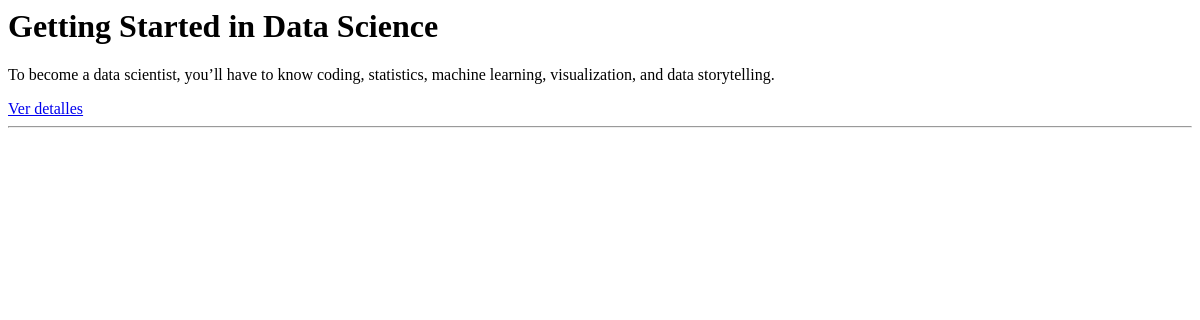
/posts/, run on an earlier commit of the app's database.
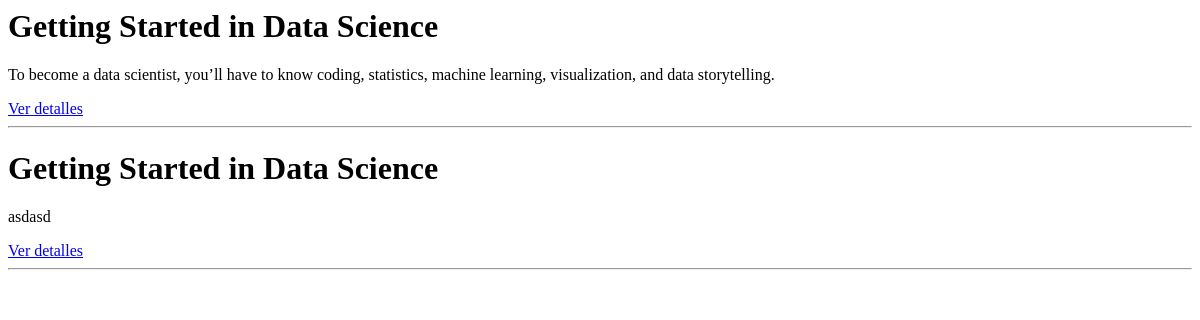
And on a later commit of the database.
### apps/posts/models.py (models this page shows, shortened)
class Post(models.Model):
    title = models.CharField(max_length=100)
    short_description = models.TextField()
    image = models.ImageField()
    content = models.TextField()
    created_at = models.DateTimeField(auto_now=True, editable=False)
    updated_at = models.DateTimeField(auto_now_add=True, editable=False)
    author = models.ForeignKey(get_user_model(), null=True, on_delete=models.SET_NULL)
    category = models.ForeignKey(Category, null=True, on_delete=models.SET_NULL)
    tags = models.ManyToManyField(Tag)
    def get_absolute_url(self):
        return reverse('posts:view', args=[self.pk])

### apps/posts/views.py (the view)
# urls.py: path('', PostListView.as_view(), name = 'index'),
class PostListView(ListView):
    model = Post
    template_name = "posts/post_list.html"
    context_object_name = "posts"

### templates/posts/post_list.html (shortened to what this page needs)
{% for post in posts %}
<h1>{{post.title}}</h1>
<p>{{post.short_description}}</p>
<a href="{{post.get_absolute_url}}">Ver detalles</a>
<hr>
{% empty %}
<h1>No hay articulos para mostrar</h1>
{% endfor %}

What changed in the data, as far as the page shows it:
added Post: title "Getting Started in Data Science", short_description "asdasd"
